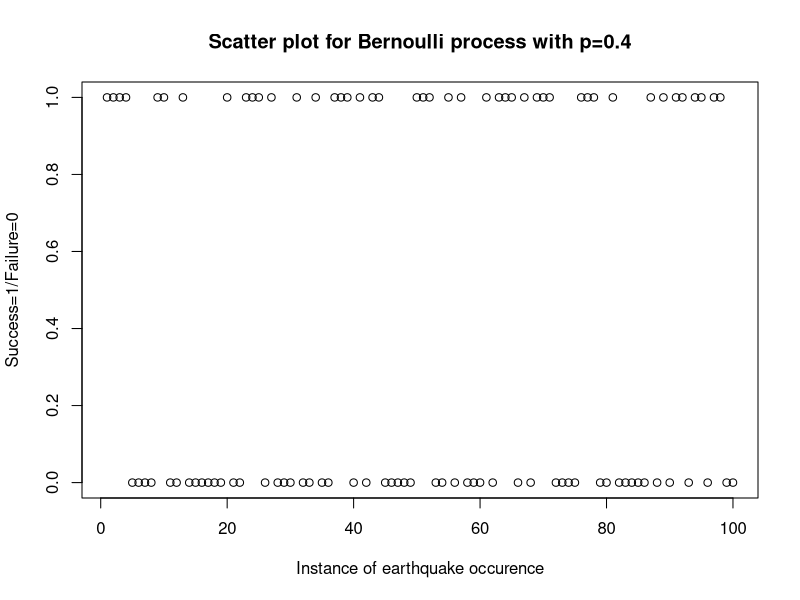
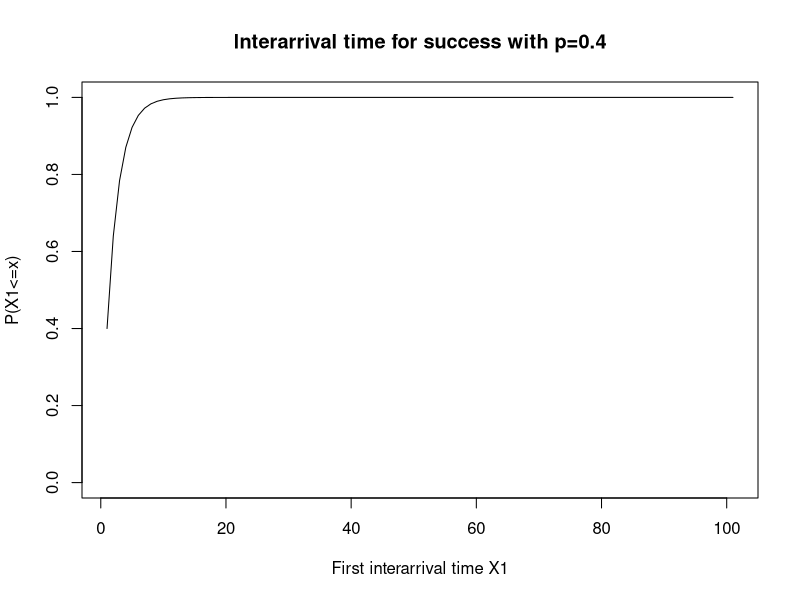
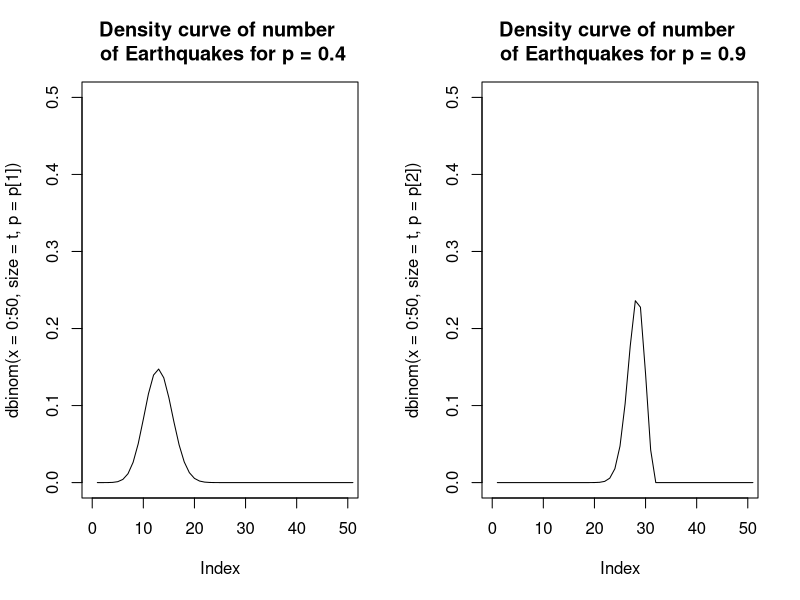

Recreate these plots in R, in order.
#part a#
rm = (list = ls())
set.seed(12345)
#probability p = 0.4
p<-0.4
#Let finite time t = 100
t<-100
#Plot
bernoulli.data<-sample(0:1,t,replace = TRUE,prob = c((1-p),p))
plot(bernoulli.data,xlab = "Instance of earthquake occurence",ylab = "Success=1/Failure=0",
     main = "Scatter plot for Bernoulli process with p=0.4")

##################################################################################################

#part b#
rm = (list = ls())
set.seed(12345)
#Geometric Dist#
p<-0.4
#Let finite time t=100
t<-100
geom.data<-pgeom(0:t,p)
plot(geom.data,type="l",xlab="First interarrival time X1",ylab="P(X1<=x)",ylim=c(0,1),
     main="Interarrival time for success with p=0.4")

##################################################################################################

#part c#
rm = (list = ls())
set.seed(12345)

p<-c(0.4, 0.9)
t<-30
par(mfrow=c(1,2))
plot(dbinom(x=0:50,size=t,p=p[1]),xlim=c(0,50),ylim=c(0,0.50),
     main="Density curve of number \n of Earthquakes for p = 0.4",type = 'l')
plot(dbinom(x=0:50,size=t,p=p[2]),xlim=c(0,50),ylim=c(0,0.50),
     main="Density curve of number \n of Earthquakes for p = 0.9",type = 'l')

#################################################################################################




